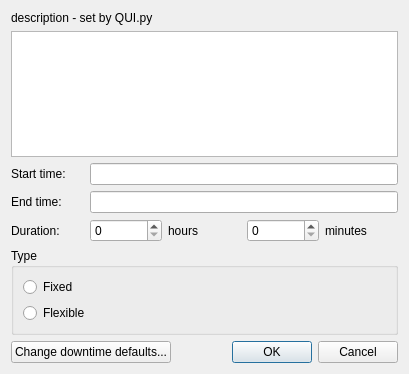
<?xml version="1.0" encoding="UTF-8"?>
<ui version="4.0">
 <class>dialog_downtime</class>
 <widget class="QDialog" name="dialog_downtime">
  <property name="geometry">
   <rect>
    <x>0</x>
    <y>0</y>
    <width>409</width>
    <height>374</height>
   </rect>
  </property>
  <property name="windowTitle">
   <string>Downtime</string>
  </property>
  <layout class="QGridLayout" name="gridLayout">
   <item row="8" column="1">
    <widget class="QSpinBox" name="input_spinbox_duration_hours"/>
   </item>
   <item row="0" column="0" colspan="5">
    <widget class="QLabel" name="input_label_description">
     <property name="text">
      <string>description - set by QUI.py</string>
     </property>
    </widget>
   </item>
   <item row="8" column="2">
    <widget class="QLabel" name="label_duration_hours">
     <property name="text">
      <string>hours</string>
     </property>
    </widget>
   </item>
   <item row="8" column="0">
    <widget class="QLabel" name="label_duration">
     <property name="text">
      <string>Duration:</string>
     </property>
    </widget>
   </item>
   <item row="14" column="0" rowspan="2" colspan="5">
    <layout class="QHBoxLayout" name="horizontalLayout">
     <item>
      <widget class="QPushButton" name="button_change_defaults_downtime">
       <property name="text">
        <string>Change downtime defaults...</string>
       </property>
      </widget>
     </item>
     <item>
      <widget class="QDialogButtonBox" name="button_box">
       <property name="orientation">
        <enum>Qt::Horizontal</enum>
       </property>
       <property name="standardButtons">
        <set>QDialogButtonBox::Cancel|QDialogButtonBox::Ok</set>
       </property>
      </widget>
     </item>
    </layout>
   </item>
   <item row="8" column="4">
    <widget class="QLabel" name="label_duration_minutes">
     <property name="text">
      <string>minutes</string>
     </property>
    </widget>
   </item>
   <item row="8" column="3">
    <widget class="QSpinBox" name="input_spinbox_duration_minutes"/>
   </item>
   <item row="2" column="0">
    <widget class="QLabel" name="label_start_time">
     <property name="text">
      <string>Start time:</string>
     </property>
    </widget>
   </item>
   <item row="2" column="1" colspan="4">
    <widget class="QLineEdit" name="input_lineedit_start_time"/>
   </item>
   <item row="3" column="0">
    <widget class="QLabel" name="label_end_time">
     <property name="text">
      <string>End time:</string>
     </property>
    </widget>
   </item>
   <item row="9" column="0" colspan="5">
    <widget class="QGroupBox" name="type_groupbox">
     <property name="title">
      <string>Type</string>
     </property>
     <layout class="QVBoxLayout" name="verticalLayout">
      <item>
       <widget class="QRadioButton" name="input_radiobutton_type_fixed">
        <property name="text">
         <string>Fixed</string>
        </property>
       </widget>
      </item>
      <item>
       <widget class="QRadioButton" name="input_radiobutton_type_flexible">
        <property name="text">
         <string>Flexible</string>
        </property>
       </widget>
      </item>
     </layout>
    </widget>
   </item>
   <item row="3" column="1" colspan="4">
    <widget class="QLineEdit" name="input_lineedit_end_time"/>
   </item>
   <item row="1" column="0" colspan="5">
    <widget class="QTextEdit" name="input_textedit_comment">
     <property name="tabChangesFocus">
      <bool>true</bool>
     </property>
    </widget>
   </item>
  </layout>
 </widget>
 <resources/>
 <connections>
  <connection>
   <sender>button_box</sender>
   <signal>accepted()</signal>
   <receiver>dialog_downtime</receiver>
   <slot>accept()</slot>
   <hints>
    <hint type="sourcelabel">
     <x>248</x>
     <y>254</y>
    </hint>
    <hint type="destinationlabel">
     <x>157</x>
     <y>274</y>
    </hint>
   </hints>
  </connection>
  <connection>
   <sender>button_box</sender>
   <signal>rejected()</signal>
   <receiver>dialog_downtime</receiver>
   <slot>reject()</slot>
   <hints>
    <hint type="sourcelabel">
     <x>316</x>
     <y>260</y>
    </hint>
    <hint type="destinationlabel">
     <x>286</x>
     <y>274</y>
    </hint>
   </hints>
  </connection>
 </connections>
</ui>
